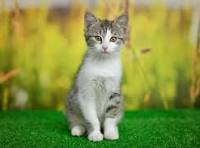
#> input picture data/images/cat1.png, 200 x 148 px
$ python -i features.py   (imports and definitions only)   (older library calls are emulated)
#> lines starting #> are read from the running program, lines starting #| are printed output that depends on the picture
#> further down, picture is the input picture: shape (148, 200, 3); mean B, G, R 68.3, 145.9, 132.6
from skimage.feature import graycomatrix, graycoprops, local_binary_pattern
import cv2
import numpy as np
from tensorflow.keras.applications.densenet import preprocess_input

_DENSENET_EXTRACTOR = None
_HOG = cv2.HOGDescriptor()

# [6 lines left out: function safe_normalize, not called in this run]

def ensure_gray_uint8(image):
    if image is None:
        raise ValueError("Input image is None")

    if image.ndim == 3:
        image = cv2.cvtColor(image, cv2.COLOR_BGR2GRAY)
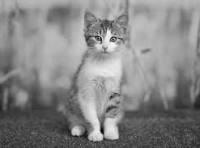
#> image: shape (148, 200); min 1, max 255, mean 133.1

    if image.dtype != np.uint8:
        image = cv2.normalize(
            image,
            None,
            0,
            255,
            cv2.NORM_MINMAX,
        ).astype(np.uint8)

    return image

# [52 lines left out: functions glcm, shape_features, not called in this run]

def lbp(image):
    image = ensure_gray_uint8(image)

    radius = 1
    n_points = 8 * radius

    lbp_feat = local_binary_pattern(
        image,
        P=n_points,
        R=radius,
        method="uniform",
    )

    hist, _ = np.histogram(
        lbp_feat.ravel(),
        bins=np.arange(0, n_points + 3),
        range=(0, n_points + 2),
    )

    hist = hist.astype(np.float32)
    hist /= hist.sum() + 1e-8

    return hist

def intensity_feature(image):
    image = ensure_gray_uint8(image)

    mean_intensity = np.mean(image)
#> mean_intensity = 133.1
    std_dev_intensity = np.std(image)
#> std_dev_intensity = 44.53

    histogram = cv2.calcHist(
        [image],
        [0],
        None,
        [8],
        [0, 256],
    ).flatten()
#> histogram = [27, 1526, 6531, 3938, 7171, 8787, 1314, 306]

    histogram = histogram.astype(np.float32)
    histogram_norm = histogram / (histogram.sum() + 1e-8)
#> histogram_norm = [0.000912, 0.0516, 0.221, 0.133, 0.242, 0.297, 0.0444, 0.0103]

    entropy = -np.sum(
        histogram_norm * np.log2(histogram_norm + 1e-8)
    )
#> entropy = 2.38

    sobelx = cv2.Sobel(image, cv2.CV_32F, 1, 0, ksize=3)
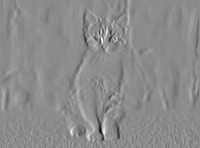
#> sobelx: shape (148, 200) float32; min -760, max 625, mean 0.1; drawn with min black and max white
    sobely = cv2.Sobel(image, cv2.CV_32F, 0, 1, ksize=3)
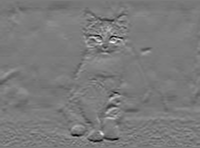
#> sobely: shape (148, 200) float32; min -575, max 606, mean -5.8; drawn with min black and max white

    gradient_magnitude = np.mean(
        cv2.magnitude(sobelx, sobely)
    )
#> gradient_magnitude = 52.45

    image_blurred = cv2.GaussianBlur(image, (3, 3), 0)
    laplacian = np.mean(
        cv2.Laplacian(image_blurred, cv2.CV_32F)
    )
#> laplacian = 0.00581

    # Resize for HOG descriptor compatibility.
    hog_img = cv2.resize(image, (64, 128))
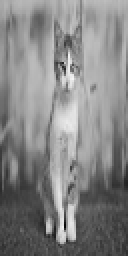
#> hog_img: shape (128, 64) (shown 2 times larger); min 7, max 244, mean 133
    hog_features = _HOG.compute(hog_img)
#> hog_features = 3780 values, max 0.39 at index 3393, min 0 at index 158, mean 0.128
    hog_mean = float(np.mean(hog_features)) if hog_features is not None else 0.0
#> hog_mean = 0.128

    lbp_feat = lbp(image)
#> in lbp, `lbp_feat = local_binary_pattern( image, P=n_points, R=radius, method="..`:
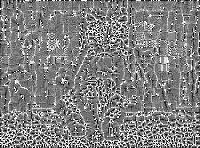
#> lbp_feat: shape (148, 200) float64; min 0, max 9, mean 4.57; drawn with min black and max white
#> in lbp, `hist, _ = np.histogram( lbp_feat.ravel(), bins=np.arange(0, n_points +..`: hist = [657, 1351, 1274, 3865, 9165, 6363, 2293, 1467, 1322, 1843]
#> in lbp, `hist /= hist.sum() + 1e-8`: hist = [0.0222, 0.0456, 0.043, 0.131, 0.31, 0.215, 0.0775, 0.0496, 0.0447, 0.0623]
#> lbp_feat has the same summary as hist in lbp

    intensity_feat = np.array(
        [
            mean_intensity,
            std_dev_intensity,
            entropy,
            gradient_magnitude,
            laplacian,
            hog_mean,
        ],
        dtype=np.float32,
    )
#> intensity_feat = [133.1, 44.53, 2.38, 52.45, 0.00581, 0.128]

    return np.concatenate(
        [histogram, lbp_feat, intensity_feat]
    ).astype(np.float32)

# [41 lines left out: functions get_deep_features, extract_features, not called in this run]

>>> import cv2
>>> picture = cv2.imread('../../../../data/images/cat1.png')
>>> result = intensity_feature(picture)
#> result = 24 values, max 8787 at index 5, min 0.00581 at index 22, mean 1243.1
